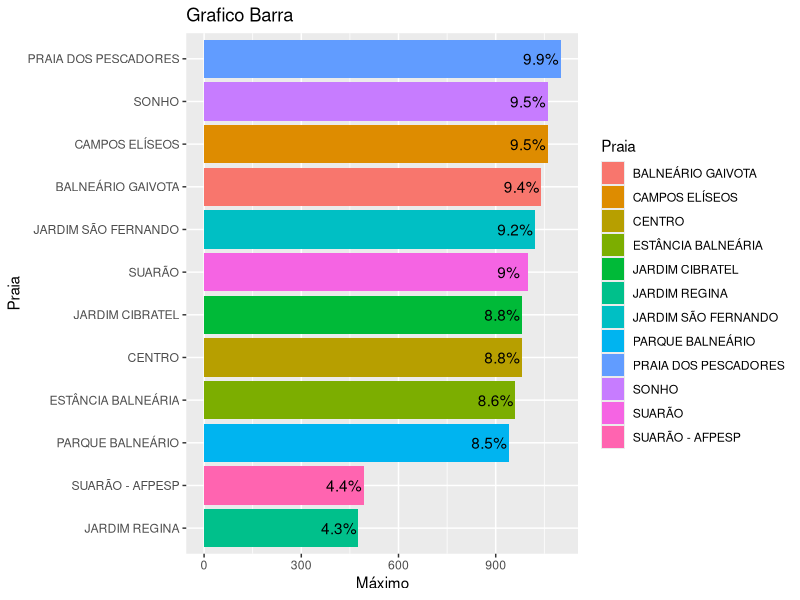
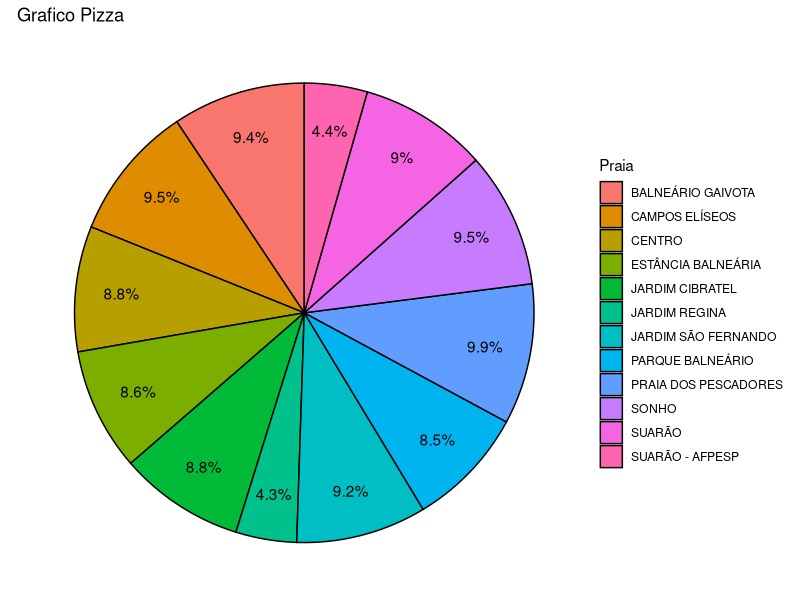

These figures' R source, in order:
setwd("C:\\Users\\Joao\\Documents\\R")
library(readxl)
library(tidyverse)
exl = read_excel('sp_beaches.xlsx') %>% filter(City == "ITANHAÉM") %>%
  mutate(Enterococcus = as.numeric(Enterococcus)) %>% 
  group_by(Beach) %>% 
  summarise(media = mean(Enterococcus),
            desvioPadrao = sd(Enterococcus),
            minimo = min(Enterococcus),
            maximo = max(Enterococcus),
            mediana = median(Enterococcus),
            Q1 = quantile(Enterococcus, 0.25),
            Q3 = quantile(Enterococcus, 0.75))

exl

p = exl %>%
  ggplot(aes(y = reorder(Beach, maximo), x = maximo, fill = Beach)) +
  geom_bar(stat="identity") +
  geom_text(aes(x = maximo - 60, label = paste0(round(100 * (maximo / sum(maximo)), 1), "%"))) +
  labs(
    title = "Grafico Barra",
    x = "Máximo",
    y = "Praia",
    fill = "Praia"
  )

p

pie = exl %>% ggplot(aes(x="", y = maximo, fill = Beach)) +
  geom_bar(stat="identity", width=1) +
  coord_polar("y", start=0) +
  theme_void() +
  geom_col(width = 1, color = 1) +
  geom_text(aes(label = paste0(round(100 * (maximo / sum(maximo)), 1), "%"), x = 1.3),
            position = position_stack(vjust = 0.5)) +
  labs(
    title = "Grafico Pizza",
    y = "Máximo",
    fill = "Praia"
  )

pie